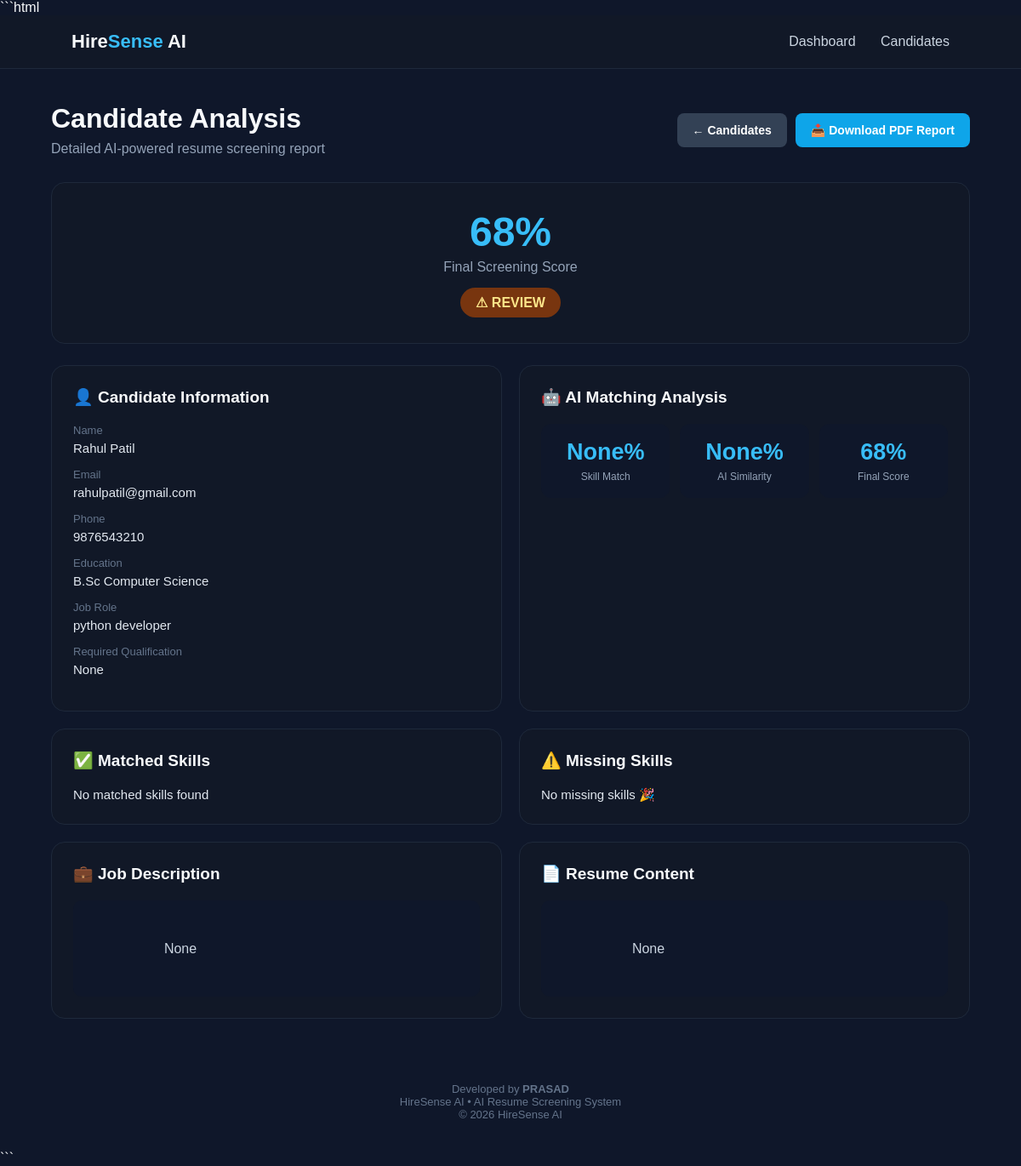
Screenshot of /candidate/1 with the database file from the repository.
### tables this page shows
CREATE TABLE candidates (
            id INTEGER PRIMARY KEY AUTOINCREMENT,
            name TEXT,
            email TEXT,
            phone TEXT,
            education TEXT,
            job_role TEXT,
            score INTEGER,
            status TEXT,
            resume_filename TEXT
        , qualification TEXT, skill_score INTEGER, ai_score INTEGER, matched_skills TEXT, missing_skills TEXT, job_description TEXT, resume_text TEXT);

### app.py (the view)
@app.route("/candidate/<int:candidate_id>")
def candidate_detail(candidate_id):
    conn = sqlite3.connect(DB_FILE)
    conn.row_factory = sqlite3.Row
    candidate = conn.execute(
        """
        SELECT *
        FROM candidates
        WHERE id = ?
        """,
        (candidate_id,)
    ).fetchone()
    conn.close()
    if candidate is None:
        return "Candidate not found."
    return render_template(
        "candidate_detail.html",
        candidate=candidate
    )

### templates/candidate_detail.html (shortened to what this page needs)
<!DOCTYPE html>
<html lang="en">
<head>
</head>
<body>
    <nav class="navbar">
        <div class="logo">
            Hire<span>Sense</span> AI
        </div>
        <div class="nav-links">
            <a href="/">Dashboard</a>
            <a href="/candidates">Candidates</a>
        </div>
    </nav>
    <div class="container">
        <div class="top-section">
            <div>
                <h1>Candidate Analysis</h1>
                <p class="subtitle">
                    Detailed AI-powered resume screening report
                </p>
            </div>
            <div class="buttons">
                <a href="/candidates" class="btn back-btn">
                    ← Candidates
                </a>
                <a href="/download_report/{{ candidate['id'] }}"
                   class="btn download-btn">
                    📥 Download PDF Report
                </a>
            </div>
        </div>
        <div class="score-card">
            <div class="score">
                {{ candidate['score'] }}%
            </div>
            <div class="score-label">
                Final Screening Score
            </div>
            {% if candidate['status'] == 'ACCEPTED' %}
                <div class="status accepted">
                    ✓ ACCEPTED
                </div>
            {% elif candidate['status'] == 'REVIEW' %}
                <div class="status review">
                    ⚠ REVIEW
                </div>
            {% else %}
                <div class="status rejected">
                    ✕ REJECTED
                </div>
            {% endif %}
        </div>
        <div class="grid">
            <div class="card">
                <h2>👤 Candidate Information</h2>
                <div class="info">
                    <div class="label">
                        Name
                    </div>
                    <div class="value">
                        {{ candidate['name'] }}
                    </div>
                </div>
                <div class="info">
                    <div class="label">
                        Email
                    </div>
                    <div class="value">
                        {{ candidate['email'] }}
                    </div>
                </div>
                <div class="info">
                    <div class="label">
                        Phone
                    </div>
                    <div class="value">
                        {{ candidate['phone'] }}
                    </div>
                </div>
                <div class="info">
                    <div class="label">
                        Education
                    </div>
                    <div class="value">
                        {{ candidate['education'] }}
                    </div>
                </div>
                <div class="info">
                    <div class="label">
                        Job Role
                    </div>
                    <div class="value">
                        {{ candidate['job_role'] }}
                    </div>
                </div>
                <div class="info">
                    <div class="label">
                        Required Qualification
                    </div>
                    <div class="value">
                        {{ candidate['qualification'] }}
                    </div>
                </div>
            </div>
            <div class="card">
                <h2>🤖 AI Matching Analysis</h2>
                <div class="analysis-grid">
                    <div class="analysis-box">
                        <div class="analysis-score">
                            {{ candidate['skill_score'] }}%
                        </div>
                        <div class="analysis-label">
                            Skill Match
                        </div>
                    </div>
                    <div class="analysis-box">
                        <div class="analysis-score">
                            {{ candidate['ai_score'] }}%
                        </div>
                        <div class="analysis-label">
                            AI Similarity
                        </div>
                    </div>
                    <div class="analysis-box">
                        <div class="analysis-score">
                            {{ candidate['score'] }}%
                        </div>
                        <div class="analysis-label">
                            Final Score
                        </div>
                    </div>
                </div>
            </div>
            <div class="card">
                <h2>✅ Matched Skills</h2>
                <div class="skills">
                    {% if candidate['matched_skills'] %}
                        {% for skill in candidate['matched_skills'].split(',') %}
                            <span class="skill">
                                {{ skill.strip() }}
                            </span>
                        {% endfor %}
                    {% else %}
                        <span class="value">
                            No matched skills found
                        </span>
                    {% endif %}
                </div>
            </div>
            <div class="card">
                <h2>⚠️ Missing Skills</h2>
                <div class="skills">
                    {% if candidate['missing_skills'] %}
                        {% for skill in candidate['missing_skills'].split(',') %}
                            <span class="skill missing">
                                {{ skill.strip() }}
                            </span>
                        {% endfor %}
                    {% else %}
                        <span class="value">
                            No missing skills 🎉
                        </span>
                    {% endif %}
                </div>
            </div>
            <div class="card">
                <h2>💼 Job Description</h2>
                <div class="text-box">
                    {{ candidate['job_description'] }}
                </div>
            </div>
            <div class="card">
                <h2>📄 Resume Content</h2>
                <div class="text-box">
                    {{ candidate['resume_text'] }}
                </div>
            </div>
        </div>
    </div>
    <footer>
        <p>
            Developed by <strong>PRASAD</strong>
        </p>
        <p>
            HireSense AI • AI Resume Screening System
        </p>
        <p>
            © <span id="year"></span> HireSense AI
        </p>
    </footer>
```

### templates/candidate_detail.html (style rules this page uses)
* { box-sizing: border-box; margin: 0; padding: 0; font-family: Arial, sans-serif; }
body { background: #0f172a; color: #f8fafc; min-height: 100vh; }
.navbar { background: #111827; padding: 18px 7%; display: flex; justify-content: space-between; align-items: center; border-bottom: 1px solid #1e293b; }
.logo { font-size: 22px; font-weight: bold; }
.logo span { color: #38bdf8; }
.nav-links a { color: #cbd5e1; text-decoration: none; margin-left: 25px; }
.container { width: 90%; max-width: 1100px; margin: 40px auto; }
.top-section { display: flex; justify-content: space-between; align-items: center; gap: 20px; margin-bottom: 30px; }
h1 { font-size: 32px; }
.subtitle { color: #94a3b8; margin-top: 8px; }
.buttons { display: flex; gap: 10px; flex-wrap: wrap; }
.btn { text-decoration: none; padding: 12px 18px; border-radius: 8px; font-size: 14px; font-weight: bold; }
.back-btn { background: #334155; color: white; }
.download-btn { background: #0ea5e9; color: white; }
.score-card { background: #111827; border: 1px solid #1e293b; border-radius: 16px; padding: 30px; text-align: center; margin-bottom: 25px; }
.score { font-size: 48px; font-weight: bold; color: #38bdf8; }
.score-label { color: #94a3b8; margin-top: 5px; }
.status { display: inline-block; margin-top: 15px; padding: 8px 18px; border-radius: 20px; font-weight: bold; }
.review { background: #78350f; color: #fde68a; }
.grid { display: grid; grid-template-columns: 1fr 1fr; gap: 20px; }
.card { background: #111827; border: 1px solid #1e293b; border-radius: 16px; padding: 25px; }
.card h2 { font-size: 19px; margin-bottom: 20px; }
.info { margin-bottom: 15px; }
.label { color: #64748b; font-size: 13px; margin-bottom: 5px; }
.value { color: #e2e8f0; font-size: 15px; }
.analysis-grid { display: grid; grid-template-columns: repeat(3, 1fr); gap: 12px; }
.analysis-box { background: #0f172a; padding: 18px; border-radius: 12px; text-align: center; }
.analysis-score { font-size: 27px; font-weight: bold; color: #38bdf8; }
.analysis-label { color: #94a3b8; font-size: 12px; margin-top: 6px; }
.skills { display: flex; flex-wrap: wrap; gap: 8px; }
.text-box { background: #0f172a; border-radius: 10px; padding: 18px; color: #cbd5e1; line-height: 1.6; white-space: pre-wrap; max-height: 350px; overflow-y: auto; }
footer { text-align: center; color: #64748b; padding: 35px; font-size: 13px; }

### rows the page displays
candidates: score "68", name "Rahul Patil", email "rahulpatil@gmail.com", phone "9876543210", education "B.Sc Computer Science", job_role "python developer"

### other values shown
{{ candidate['qualification'] }} "None"
{{ candidate['skill_score'] }} "None"
{{ candidate['ai_score'] }} "None"
{{ candidate['job_description'] }} "None"
{{ candidate['resume_text'] }} "None"
